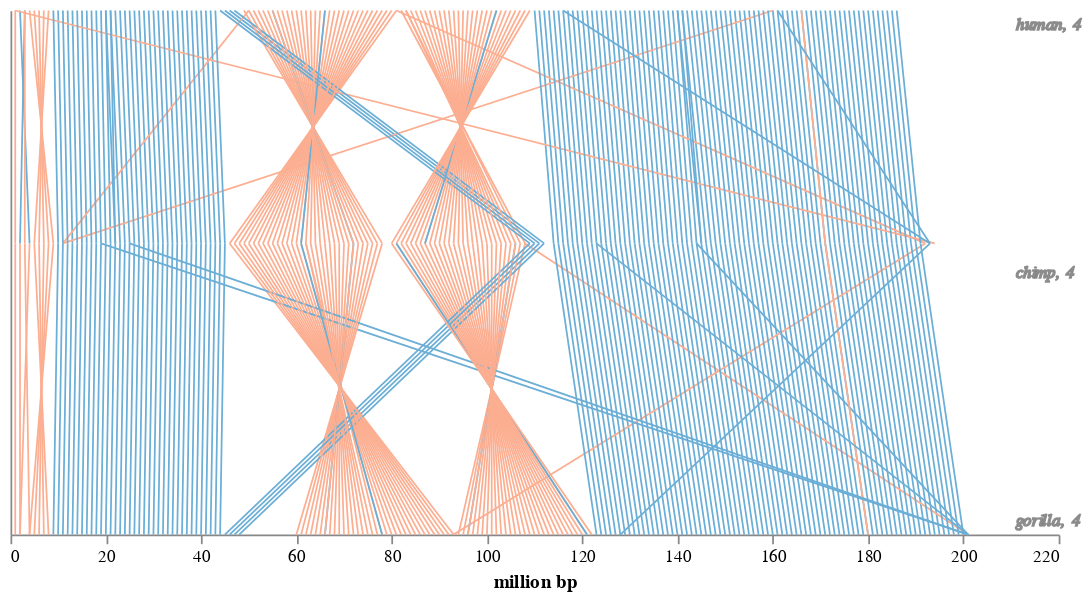

Here is the notebook cell this chart was saved with:
### Code cell
chromosome_graph('chimp4_x2.csv', 'human', '4', 'chimp', '4', 'gorilla', '4')

### Figure 1 — Vega-Lite specification as saved in the notebook (floating-point values rounded to 4 significant figures; data arrays with more than 128 entries replaced by an {"elided": "..."} marker saying what was removed)
{"config": {"view": {"continuousWidth": 400, "continuousHeight": 300, "stroke": "transparent", "width": 600}, "axis": {"grid": false}}, "layer": [{"data": {"name": "data-e363b61b6df3af35cefdf7f5570daa77"}, "mark": "line", "encoding": {"color": {"type": "nominal", "field": "orientation", "scale": {"domain": ["same orientation", "inversed"], "range": ["#6baed6", "#fcae91"]}, "title": ""}, "x": {"type": "quantitative", "axis": {"grid": false}, "field": "x"}, "x2": {"field": "x2"}, "y": {"type": "quantitative", "axis": {"grid": false}, "field": "y"}, "y2": {"field": "y2"}}}, {"data": {"name": "data-fb2bd4b1cdebba576f7dd708b1938b92"}, "mark": {"type": "text", "align": "left", "fontSize": 10, "fontStyle": "italic", "opacity": 0.9, "stroke": "grey"}, "encoding": {"color": {"type": "nominal", "field": "orientation", "legend": null, "scale": {"domain": ["same orientation", "inversed"], "range": ["#6baed6", "#fcae91"]}}, "text": {"type": "nominal", "field": "text"}, "x": {"type": "quantitative", "field": "x"}, "y": {"type": "quantitative", "field": "y"}}}, {"mark": "text", "encoding": {"color": {"type": "nominal", "field": "orientation", "legend": {"orient": "left", "symbolType": "stroke", "title": ""}, "scale": {"domain": ["same orientation", "inversed"], "range": ["#6baed6", "#fcae91"]}}, "x": {"type": "quantitative", "axis": {"grid": false, "ticks": true, "title": "million bp"}, "field": "x"}, "y": {"type": "quantitative", "axis": {"grid": false, "labels": false, "ticks": false, "title": ""}, "field": "y"}}}], "$schema": "https://vega.github.io/schema/vega-lite/v4.0.0.json", "datasets": {"data-e363b61b6df3af35cefdf7f5570daa77": {"elided": "403 records"}, "data-fb2bd4b1cdebba576f7dd708b1938b92": [{"x": 211, "y": 438, "text": "human, 4"}, {"x": 211, "y": 225, "text": "chimp, 4"}, {"x": 211, "y": 12, "text": "gorilla, 4"}]}}
